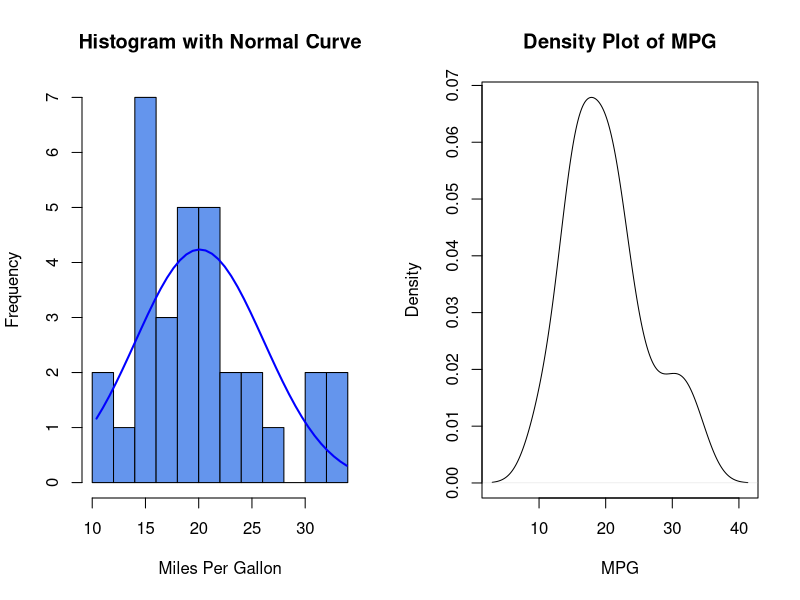
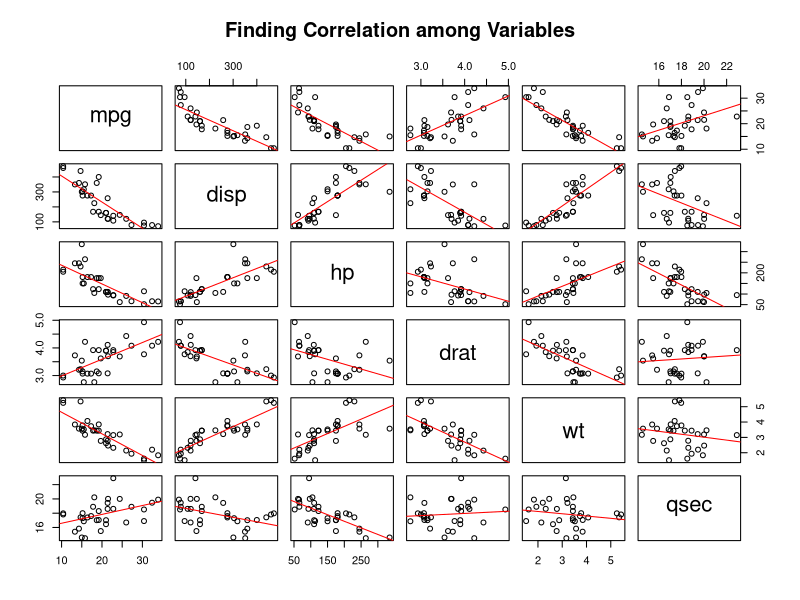
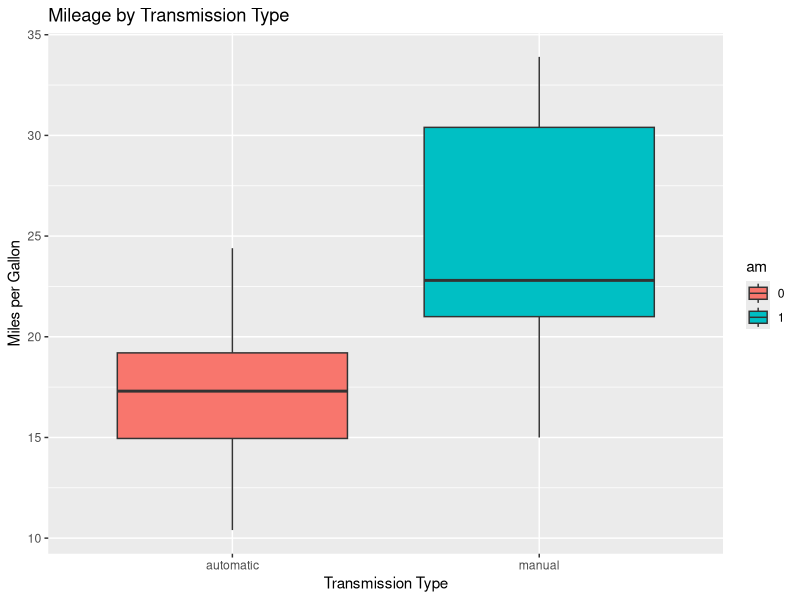
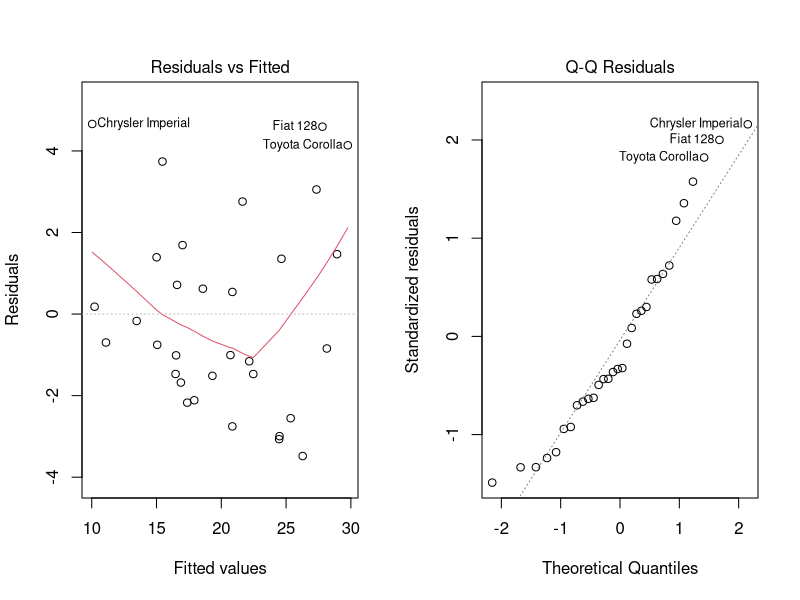
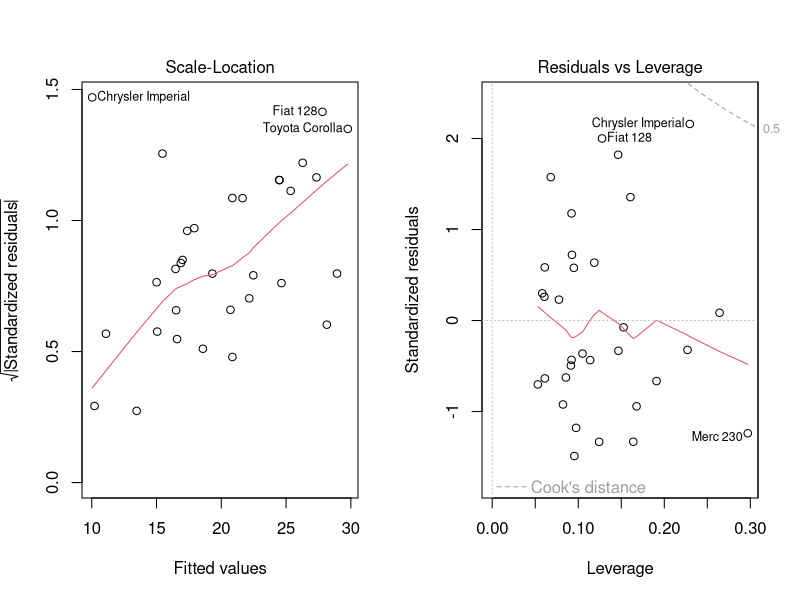

Here is the R script that generated these plots, in order: (Note: this script raises an error after producing the figures.)

#custom function to check and install packages
usePackage <- function(pkg){
  new.pkg <- pkg[!(pkg %in% installed.packages()[, "Package"])]
  if (length(new.pkg)) 
    install.packages(new.pkg, dependencies = TRUE)
  sapply(pkg, require, character.only = TRUE)
}

packages <- c("rmarkdown","plyr","ggplot2")
usePackage(packages)


data(mtcars)
#importing data in a variable
cars <- mtcars
head(cars)

summary(cars)
View(cars)

# Changing classifying variables  from binary values to factor

cars$cyl <- factor(cars$cyl)
cars$vs <- factor(cars$vs)
cars$am <- factor(cars$am)
cars$gear <- factor(cars$gear)
cars$carb <- factor(cars$carb)



par(mfrow = c(1, 2)) 
#visualize two graphs in one horizontal length
# Add a Normal Curve (Thanks to Peter Dalgaard)
x <- cars$mpg 
h<-hist(x, breaks=10, col="cornflowerblue", xlab="Miles Per Gallon", 
        main="Histogram with Normal Curve") 
xfit<-seq(min(x),max(x),length=40) 
yfit<-dnorm(xfit,mean=mean(x),sd=sd(x)) 
yfit <- yfit*diff(h$mids[1:2])*length(x) 
lines(xfit, yfit, col="blue", lwd=2)

# Density Curve
plot(density(cars$mpg), xlab = "MPG", main ="Density Plot of MPG")

# find just numeric variables
nums <- sapply(cars, is.numeric)

# correlation matrix
pairs(cars[,nums], main ="Finding Correlation among Variables", panel=function(x,y) {
  points(x, y)
  abline(lm(y ~ x), col="red")
})

# Boxplot
transmission <- revalue(cars$am, c('0'="automatic", '1'="manual"))
qplot(transmission, mpg, data=cars, geom=c("boxplot"), 
      fill=am, main="Mileage by Transmission Type",
      xlab="Transmission Type", ylab="Miles per Gallon")

# t test

t.test(mpg~am, data = cars)

# linear model with just one predictor
model1 <- lm( mpg~am ,data=mtcars); summary(model1)

# step function

nullModel <- lm (mpg ~ 1 , data =cars) # model with no predictor variables.

fullModel <- lm (mpg ~ . , data = cars) # model with all variables added as predictor variables. 

bestModel <- step(fullModel, nullModel, direction = "both" , k=  log(nrow(cars))) #both direction BIC step model

bestModel$call  #display formula

summary(bestModel)


#=======================================================
#=======================================================
#=======================================================
#=======================================================
#================== Additional Analysis ================
#=======================================================
#=======================================================
#=======================================================
'Some more techniques which helps to understand analysis'

# Check for model assumptions 
plot(bestModel)


# use AIC criterion on the step function. 
model_AIC <- step(fullModel, nullModel, direction = "both" , k=2) #both direction AIC step model
summary(model_AIC) # see how different it is from bestModel


# Compare the AIC model with our exisiting BIC model. 
anova(model_AIC, bestModel)


# Interaction terms helps to understand the relationships among the variables. 
# adding a few interaction terms looking at the correlation matrix. 

model_with_interaction_terms <- lm(mpg ~ am + wt+ qsec + cyl + hp 
                 + disp:hp + drat:disp + drat:wt +disp:wt + 
                   hp:qsec ,   data = cars)


summary(model_with_interaction_terms)

' remember this is at a loss of degrees of freedom. 
Lets run a step function on the new model with interactions
'

model_step_interactions <- step(model_with_interaction_terms, model0, 
                  direction = "both", k=  log(nrow(cars)) )

summary(model_step_interactions)

model_step_interactions$call

# lm(formula = mpg ~ wt + qsec + disp:drat + wt:drat + wt:disp, data = cars)

# we see that in above model, transmission has no say in the mileage of the vehicle. 
# adj R sq is 0.86 

# how different is this model statistically from our bestModel?
anova(bestModel, model_step_interactions)
